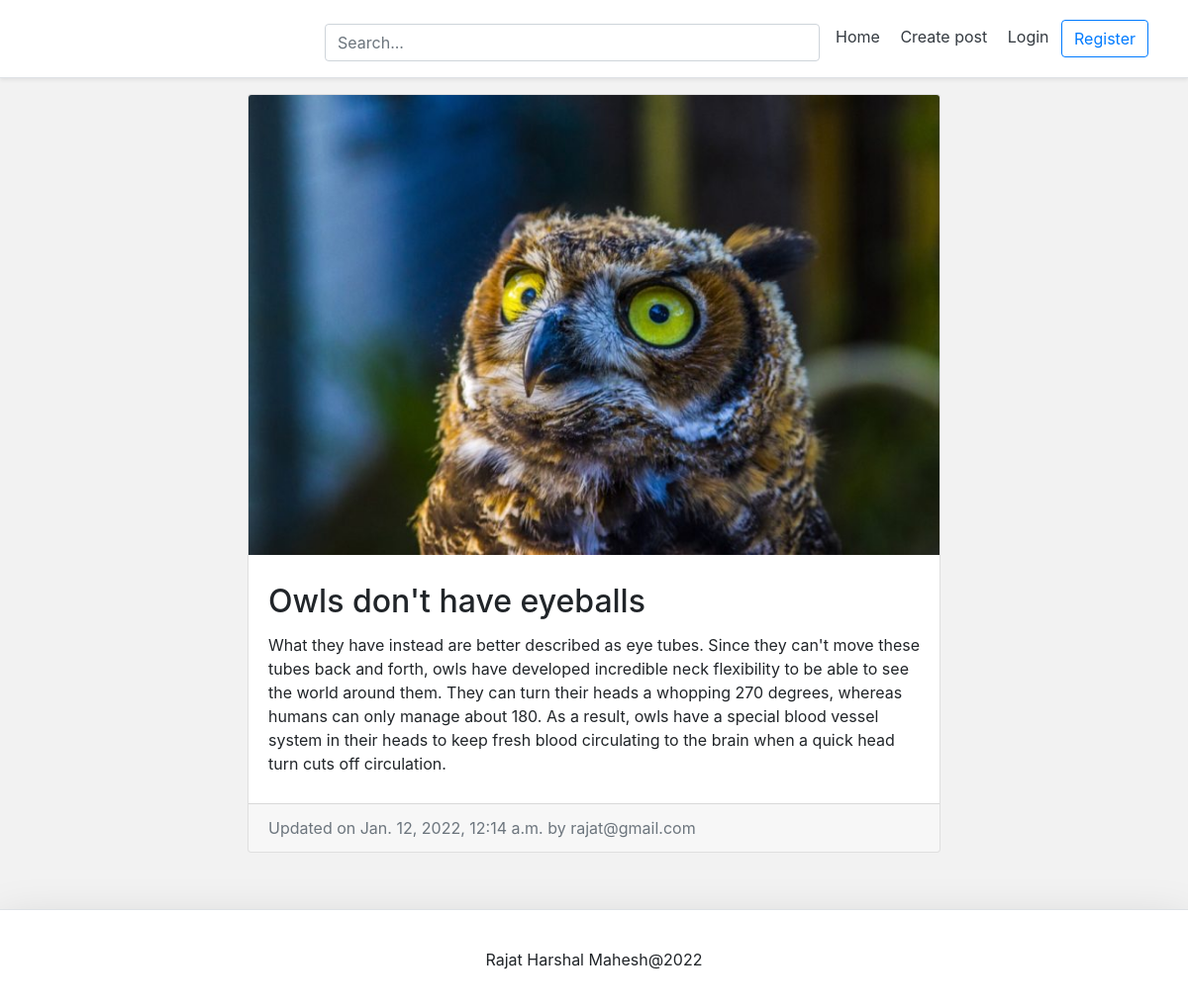
The app's page /blog/rajat-owls-dont-have-eyeballs/ with its own data.
### blog/models.py (models this page shows, shortened)
class BlogPost(models.Model):
    title = models.CharField(max_length=50, null=False, blank=False)
    body = models.TextField(max_length=5000, null=False, blank=False)
    image = models.ImageField(upload_to=upload_location, null=True, blank=True)
    date_published = models.DateTimeField(
        auto_now_add=True, verbose_name="date published")
    date_updated = models.DateTimeField(
        auto_now=True, verbose_name="date updated")
    author = models.ForeignKey(
        settings.AUTH_USER_MODEL, on_delete=models.CASCADE)
    slug = models.SlugField(blank=True, unique=True)

### account/models.py (models this page shows, shortened)
class Account(AbstractBaseUser):
	email 					= models.EmailField(verbose_name="email", max_length=60, unique=True)
	username 				= models.CharField(max_length=30, unique=True)
	date_joined				= models.DateTimeField(verbose_name='date joined', auto_now_add=True)
	last_login				= models.DateTimeField(verbose_name='last login', auto_now=True)
	is_admin				= models.BooleanField(default=False)
	is_active				= models.BooleanField(default=True)
	is_staff				= models.BooleanField(default=False)
	is_superuser			= models.BooleanField(default=False)
	USERNAME_FIELD = 'email'
	REQUIRED_FIELDS = ['username']
	objects = MyAccountManager()
	def __str__(self):
		return self.email

### blog/views.py (the view)
# urls.py: path('<slug>/', detail_blog_view, name="detail"),
def detail_blog_view(request, slug):
    context = {}
    blog_post = get_object_or_404(BlogPost, slug=slug)
    context['blog_post'] = blog_post
    return render(request, 'blog/detail_blog.html', context)

### blog/templates/blog/detail_blog.html (shortened to what this page needs)
{% extends 'base.html' %}
{% block content %}
<div class="container">
	<div class="row">
		<div class="card m-auto">
			<img class="card-img-top" src="{{blog_post.image.url}}">
			<div class="card-body mt-2 mb-2">
			  <h2 class="card-title">{{blog_post.title}}</h2>
			  <p class="card-text">{{blog_post.body|safe}}</p>
			</div>
			<div class="card-footer text-muted">
			  Updated on {{blog_post.date_updated}} by {{blog_post.author}}
			</div>
		</div>
	</div>
</div>
{% endblock content %}

### templates/snippets/base_css.html (style rules this page uses)
body { background-color: #f2f2f2; }

### templates/snippets/header.html (style rules this page uses)
@media (min-width: 768px) { html { font-size: 16px; } }

### blog/templates/blog/detail_blog.html (style rules this page uses)
.card { max-width: 700px; }
.card-body { padding: 20px; }

### records on screen
BlogPost: image (picture), title "Owls don't have eyeballs", body "What they have instead are better described as eye tubes. Since they can't move these tubes back and forth, owls have developed incredible neck flexibility to be able to see the world around them. They can turn their heads a whopping 270 degrees, whereas humans can only manage about 180. As a result, owls have a special blood vessel system in their heads to keep fresh blood circulating to the brain when a quick head turn cuts off circulation.", date_updated "Jan. 12, 2022, 12:14 a.m.", author "rajat@gmail.com"
